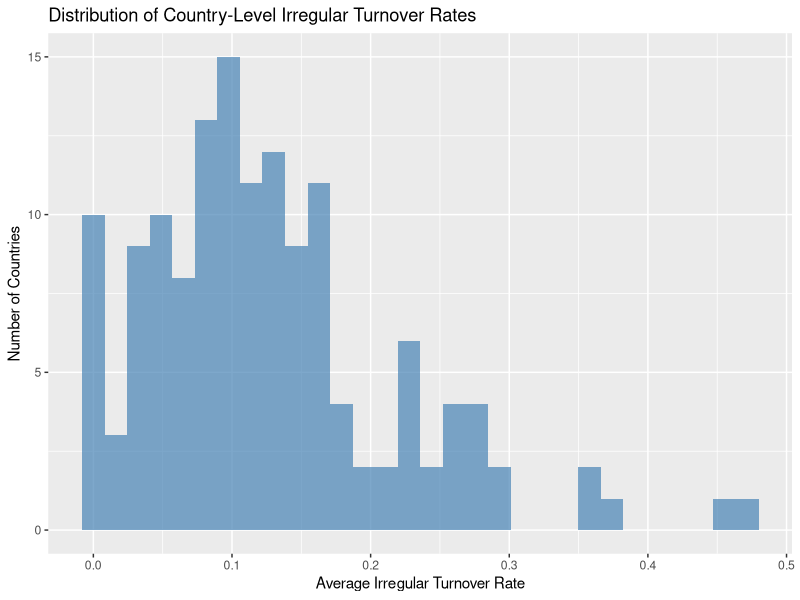
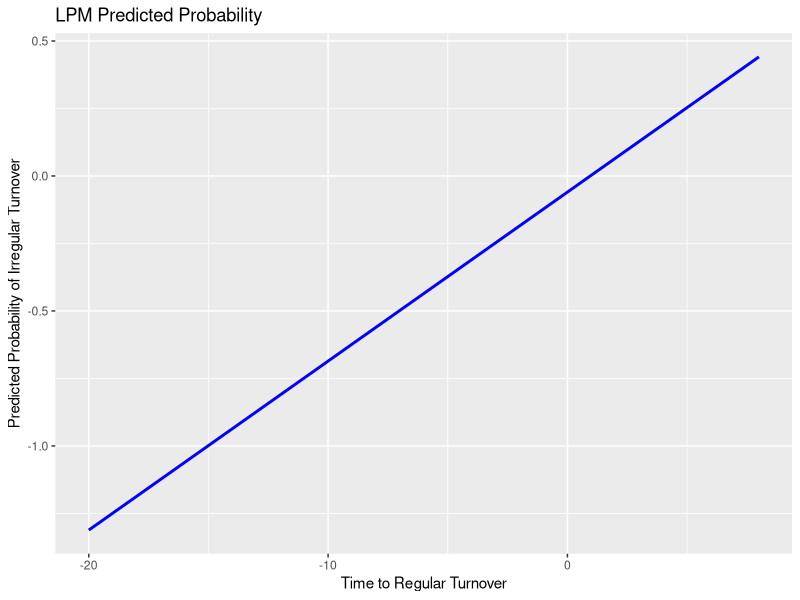
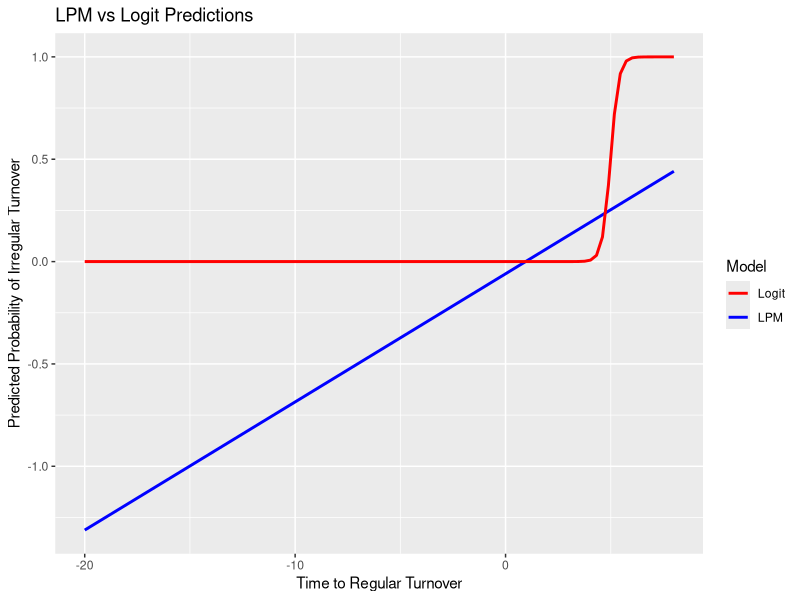

Recreate these plots in R, in order.
##################
#### Stats II ####
##################

###############################
#### Tutorial 2: GLMs ####
###############################
setwd(dirname(rstudioapi::getActiveDocumentContext()$path)) ##in whatever folder i have 
getwd()

# In today's tutorial, we'll begin to explore GLMs
#     1. Import/wrangle data
#     2. Execute lm() and glm() of RQ
#     3. Compare models

#### Case study
# We're interested in central bank governors, specifically their occupational turnover, for almost all countries in the world starting from the year 1970

#### Creat the dataset
# For this task, we first need data.
# 1. Go to https://kof.ethz.ch/en/data/data-on-central-bank-governors.html and download the data on Central Bank Governors
# https://ethz.ch/content/dam/ethz/special-interest/dual/kof-dam/documents/central_bank_governors/cbg_turnover_v23upload.xlsx
# 2. Gather necessary variables
#    codewdi: Country code or name
#    year
#    time to regular turnover	
#    regular turnover dummy	
#    irregular turnover dummy	
#    legal duration

# MAKE SURE THERE AREN'T MISSING VALUES!

# Now, you've got your dataset

#### Import the data
# Your csv file should now be in the desktop folder. Before opening it, we're going to
# load in uour libraries
library(readxl)
library(ggplot2)
library(tidyverse)
## loading the data
data_raw <- read_excel("cbg_turnover_v23upload.xlsx")

str(data_raw)
names(data_raw)
#### Wrangling the data
# We should now have a dataset where our variables are at least of the correct type
# However, we need to do a bit of tidying to get the data into a more user-friendly
# format. 

data <- data_raw %>%
  select(
    codewdi,
    country,
    year,
    `time to regular turnover`,
    `regular turnover dummy`,
    `irregular turnover dummy`,
    `legal duration`
  ) %>%
  mutate(
    codewdi = as.factor(codewdi),
    country = as.factor(country),
    year = as.integer(year),
    time_to_regular_turnover = as.integer(`time to regular turnover`),
    regular_turnover = as.integer(`regular turnover dummy`),
    irregular_turnover = as.integer(`irregular turnover dummy`),
    legal_duration = as.integer(`legal duration`)
  ) %>%
  drop_na()

data <- data %>%
  select(
    codewdi,
    country,
    year,
    time_to_regular_turnover,
    regular_turnover,
    irregular_turnover,
    legal_duration
  )

str(data)

unique(data$year) 
unique(data$time_to_regular_turnover)
unique(data$regular_turnover)
unique(data$irregular_turnover)
unique(data$legal_duration)


bad_codes <- c(-999, -666, -555, -881)

data <- data %>%
  mutate(
    across(
      c(year, time_to_regular_turnover, regular_turnover, irregular_turnover, legal_duration
      ),
      ~ replace(., . %in% bad_codes, NA)
    )
  )

lapply(
  data[c("year",
         "time_to_regular_turnover",
         "regular_turnover",
         "irregular_turnover",
         "legal_duration")],
  unique
)

data <- data %>% drop_na()

#### Descriptive patterns in turnover
# Compute the average turnover rate (mean of turnover) by country over the full sample period

country_turnover <- data %>%
  group_by(country) %>%
  summarize(
    avg_turnover = mean(irregular_turnover),
    n = n()
  )


# (a) Which five countries have the highest average turnover rates?
country_turnover %>%
  arrange(desc(avg_turnover)) %>%
  slice(1:5)

#In almost 47% of years, Bolivia experienced an irregular replacement of its central bank governor.
#That is extremely high and signals:political interference; regime instability; weak de facto central bank independence

# (b) Which five have the lowest average turnover rates?
country_turnover %>%
  arrange(avg_turnover) %>%
  slice(1:5)

#Across all observed years, there were no irregular removals of central bank governors

# (c) Plot the distribution of country‑level average turnover rates (e.g. histogram or density) 
#     Briefly comment on whether high turnover is concentrated in a small set of countries

ggplot(country_turnover, aes(x = avg_turnover)) +
  geom_histogram(bins = 30, fill = "steelblue", alpha = 0.7) +
  labs(
    x = "Average Irregular Turnover Rate",
    y = "Number of Countries",
    title = "Distribution of Country-Level Irregular Turnover Rates"
  )

####  Estimate a linear probability model (LPM) with OLS:
  
# (a) Fit lm() with:
# Outcome: irregular turnover dummy
# Covariates: 
#   time to regular turnover	
#   legal duration

lpm <- lm(
  irregular_turnover ~ time_to_regular_turnover + legal_duration,
  data = data
)

summary(lpm)
## Interpretation:
## Intercept: When time_to_regular_turnover = 0 and legal_duration = 0, 
##the predicted probability of irregular turnover is 14.9%.

## B1: time_to_regular_turnover: 0.0626
##Each additional year farther away from a scheduled (regular) turnover is associated with a 6.26 percentage point increase in the probability of irregular turnover, holding legal duration constant.
##Governors who are early in their term are more likely to be removed irregularly
##Approaching the end of a term reduces the need for political interference

## B2: legal_duration = -0.0418
##Each additional year in the legally mandated term length reduces the probability of irregular turnover by about 4.18 percentage points, holding timing constant.
##Longer legal terms → stronger protection
##Short terms → easier political interference

# (b) For a “typical” observation  (e.g. median time to regular turnover & legal duration), compute the predicted probability

typical <- data.frame(
  time_to_regular_turnover = median(data$time_to_regular_turnover, na.rm = TRUE),
  legal_duration = median(data$legal_duration, na.rm = TRUE)
)

predict(lpm, newdata = typical)
#This is the predicted probability of irregular turnover for a country-year with median distance to regular turnover and median legal term length.
## For a country-year with median time to regular turnover (3 years) and median legal duration (5 years), the model predicts a 12.8% probability of irregular governor turnover.

# (c) Identify at least one observation for which lm() prediction is below 0 or above 1 and explain why such predictions are problematic for a probability
data$lpm_pred <- predict(lpm)

data %>%
  filter(lpm_pred < 0 | lpm_pred > 1) %>%
  select(country, year, lpm_pred) %>%
  head()
## LPM probabilities are not bounded as it assumes linearity; Probabilities must lie in [0,1]


# Using the full sample, construct a plot of predicted probability of turnover vs time to regular turnover:
grid <- data.frame(
  time_to_regular_turnover = seq(
    min(data$time_to_regular_turnover, na.rm = TRUE),
    max(data$time_to_regular_turnover, na.rm = TRUE),
    length.out = 100
  ),
  legal_duration = median(data$legal_duration, na.rm = TRUE)
)

grid$lpm_fit <- predict(lpm, newdata = grid)

library(ggplot2)

ggplot(grid, aes(x = time_to_regular_turnover, y = lpm_fit)) +
  geom_line(color = "blue", linewidth = 1) +
  labs(
    x = "Time to Regular Turnover",
    y = "Predicted Probability of Irregular Turnover",
    title = "LPM Predicted Probability"
  )

#### Baseline logistic regression

# Estimate a logistic regression with governor turnover as the binary outcome and same covariates using glm(family = "binomial")

logit <- glm(
  irregular_turnover ~ time_to_regular_turnover + legal_duration,
  data = data,
  family = binomial
)

summary(logit)

# (a) Report coefficient estimates and standard errors

# (b) Interpret the sign of each coefficient in terms of how they affect the probability of turnover

# time_to_regular_turnover:
# Interpretation: +5.193
# Being further away from a scheduled (regular) turnover substantially increases the probability that a governor is removed irregularly.

# legal_duration:
# Interpretation: −4.979
# Longer legally mandated terms reduce the probability of irregular turnover.


# (c) For the same “typical” observation used above, compute the predicted probability of turnover (type = "response"), and compare it to the lm() prediction

predict(logit, newdata = typical, type = "response")

# Interpretation:
# For:time_to_regular_turnover = 3;legal_duration = 5,
# The predicted probability is:0.003% (essentially zero)
# Compare to LPM: ~12–13%
# Why such a huge difference?
# Because: LPM extrapolates linearly; Logit respects probability bounds;
# Logit pushes predictions toward 0 when covariates imply stability;
# Logit reveals that “typical” cases are extremely stable, and irregular turnover is driven by extreme cases.

#### Compare lm() and glm()  

# (a) Use the lm() to compute fitted values across the observed range of time to regular turnoner, holding legal duration at median value
grid <- data.frame(
  time_to_regular_turnover = seq(
    min(data$time_to_regular_turnover, na.rm = TRUE),
    max(data$time_to_regular_turnover, na.rm = TRUE),
    length.out = 100
  ),
  legal_duration = median(data$legal_duration, na.rm = TRUE)
)

grid$lpm_fit <- predict(lpm, newdata = grid)

# (b) Use the logit model to compute fitted probabilities for the same legal duration values
grid$logit_fit <- predict(logit, newdata = grid, type = "response")

# (c) Plot both curves on the same graph (e.g. blue for lm(), red for glm()) 

ggplot(grid, aes(x = time_to_regular_turnover)) +
  geom_line(aes(y = lpm_fit, color = "LPM"), linewidth = 1) +
  geom_line(aes(y = logit_fit, color = "Logit"), linewidth = 1) +
  scale_color_manual(values = c("LPM" = "blue", "Logit" = "red")) +
  labs(
    x = "Time to Regular Turnover",
    y = "Predicted Probability of Irregular Turnover",
    color = "Model",
    title = "LPM vs Logit Predictions"
  )

# Interpretation of the plot:
# LPM (blue): Linear
# Can exceed 0 and 1; Overstates probability in “typical” cases
# Logit (red): S-shaped
# Bounded; Shows irregular turnover is rare except in extreme situations
# This is the core justification for using logit.

#### Country heterogeneity and fixed effects

# (a) Introduce country fixed effects into the logit specification using dummy variables 

logit_fe <- glm(
  irregular_turnover ~ time_to_regular_turnover + legal_duration + factor(country),
  data = data,
  family = binomial
)

summary(logit_fe)
# (b) Compare the estimated coefficients with and without country fixed effects. How does controlling for unobserved country characteristics affect the relationships w/ turnover?

##Fixed effects eliminate all time-invariant cross-country differences.
##Within a given country, as the timing within the term or legal duration changes, how does the probability of irregular turnover change, keeping legal duration constant?
##This is a within-country question.

# Interpretation:
# Time to Regular Turnover: +5.88 (The coefficient remains positive, large (in fact larger), and highly significant)
# For a given country, being further away from regular turnover substantially increases the probability of irregular removal.

# Legal Duration: −5.56 (Still strongly negative; Slightly larger in magnitude)
# When a country changes its legal term length (rare, but it happens), longer terms sharply reduce irregular turnover within that country.

##Controlling for country fixed effects does not eliminate the effects of timing within the term or legal duration. 
##Both covariates remain strongly significant and even increase in magnitude, indicating that the relationships are 
##not driven by cross-country institutional differences but reflect robust within-country dynamics.

# (c) What kinds of country‑specific factors might be absorbed by these fixed effects in this context

#In this context, fixed effects absorb anything that: 
#Differs across countries
#Is constant (or nearly constant) over time
#Eg: regime type (democracy vs autocracy); appointment rules; size of the economy; level of development; etc.
#Once FE are included, none of these can explain the remaining variation.

###Using country fixed effects helps controlling for all time-invariant country-specific characteristics. 
###Comparing the logit models with and without fixed effects shows that the estimated effects of time to regular turnover and legal term length 
###remain large and statistically significant, and even increase in magnitude. This indicates that the relationship is not driven by cross-country 
###heterogeneity but reflects robust within-country dynamics. 
###The fixed effects absorb persistent country characteristics such as regime type, political culture, historical stability, and institutional quality.
